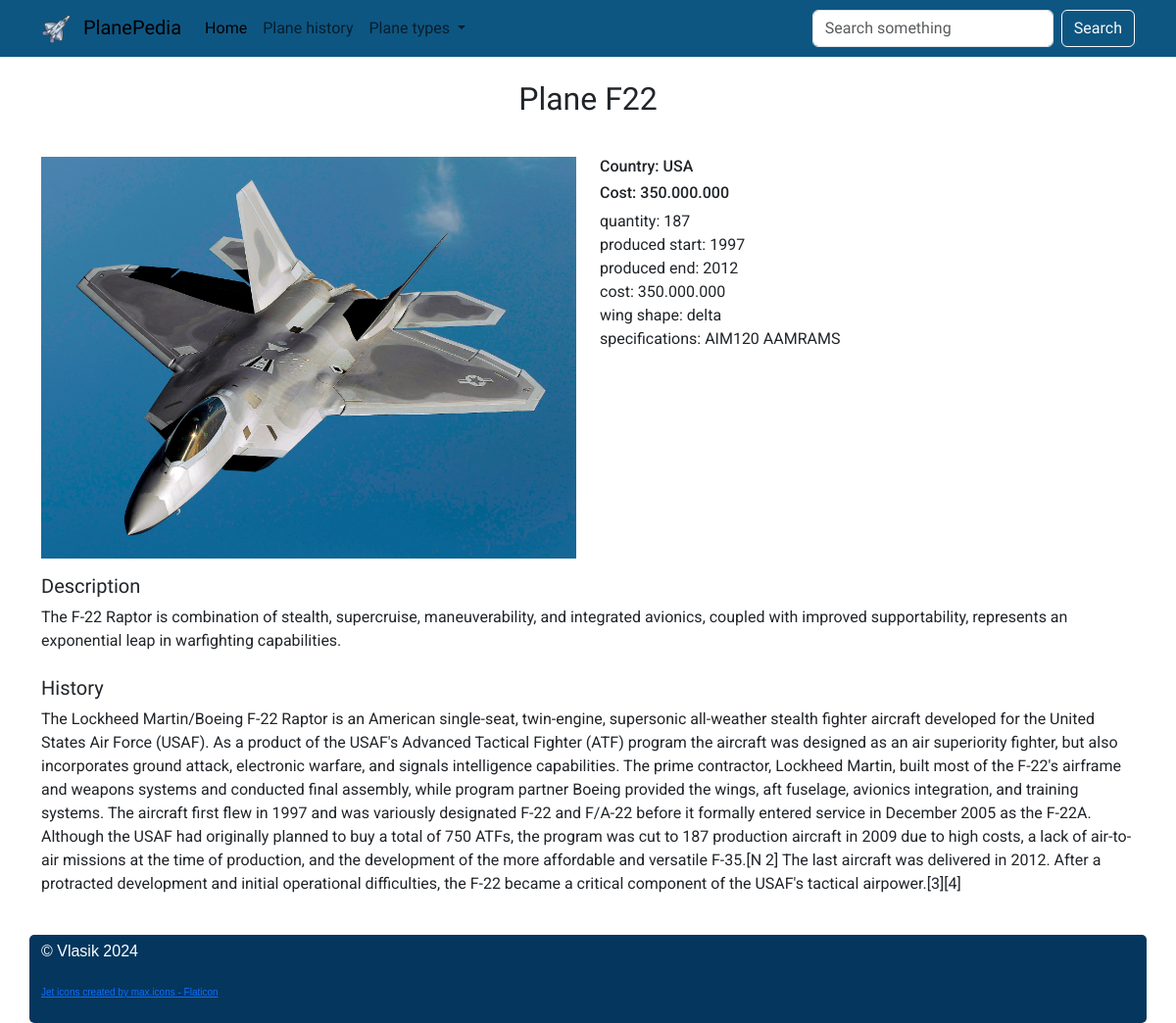
The app's page /plane/F22 with its own data.
### tables this page shows
CREATE TABLE "planes" (
	"id"	INTEGER,
	"name"	TEXT,
	"category_id"	INTEGER,
	"image"	TEXT,
	"country"	TEXT,
	"quantity"	INTEGER,
	"producedstart"	TEXT,
	"producedend"	TEXT,
	"cost"	INTEGER,
	"wing_shape"	TEXT,
	"specifications"	TEXT,
	"description"	TEXT,
	"history"	TEXT,
	"visibility"	TEXT DEFAULT 'visible',
	FOREIGN KEY("category_id") REFERENCES "categories"("id"),
	PRIMARY KEY("id" AUTOINCREMENT)
);

### app.py (the view)
@app.route("/plane/<name>")
def plane_page(name):
    title = "Plane " + name
    plane = db.get_plane(name)
    plane_types = db.get_all_categories()
    return render_template("plane.html",
                           title = title,
                           plane = plane,
                           plane_types=plane_types)

### db_scripts.py (called while the page is built)
    def open(self):
        self.conn = sqlite3.connect(self.name)
        self.conn.row_factory = sqlite3.Row
        self.cursor = self.conn.cursor()

    def close(self):
        self.cursor.close()
        self.conn.close()

    def get_plane(self, name):
        self.open()
        self.cursor.execute('''SELECT * FROM planes WHERE name=? ''', [name])
        data = self.cursor.fetchall()
        self.close()
        data = [dict(row) for row in data]
        return data[0]

    def get_all_categories(self):
        self.open()
        self.cursor.execute('''SELECT * FROM categories ''')
        data = self.cursor.fetchall()
        self.close()
        data = [dict(row) for row in data]
        return data

### templates/plane.html
{% extends 'base.html' %}
{% block content %}
<h2 class="text-center my-4"> {{ title }}</h2>
<div class="row">
    <div class="col-12 col-md-6 col-lg-6 py-3">
        <img src="{{ url_for('static', filename='img/' + plane['image']) }}" class="img-fluid" alt="...">
    </div>
    <div class="col-12 col-md-6 col-lg-6 py-3">
        <h6>Country: {{plane['country']}}</h6>
        <h6>Cost: {{plane['cost']}}</h6>
        <div>quantity:  {{plane['quantity']}}</div>
        <div>produced start:  {{plane['producedstart']}}</div>
        <div>produced end:  {{plane['producedend']}}</div>
        <div>cost:  {{plane['cost']}}</div>
        <div>wing shape:  {{plane['wing_shape']}}</div>
        <div>specifications:  {{plane['specifications']}}</div>
    </div>
</div>
<h5>Description</h5>
<p class="pb-2">
    {{plane['description'] | safe}}
</p>
<h5>History</h5>
<p class="pb-4">
    {{plane['history'] | safe}}
</p>
{% endblock content %}

### templates/base.html (shortened to what this page needs)
<!DOCTYPE html>
<html lang="en">
<head>
    <link href="https://cdn.jsdelivr.net/npm/bootstrap@5.3.2/dist/css/bootstrap.min.css" rel="stylesheet"
>
    <link rel="stylesheet" href="/static/style.css">
</head>
<body>
    {% include 'menu.html' %}
    <main class="container">
        {% block content %}
        {% endblock content %}
    </main>
    <footer class="container">
        <p>&copy; Vlasik 2024</p>
        <p><a class="attribution" href="https://www.flaticon.com/free-icons/jet" title="jet icons">Jet icons created by max.icons -
                Flaticon</a></p>
    </footer>
</body>
</html>

### templates/menu.html (shortened to what this page needs)
<header style="background: rgb(14, 86, 130)">
    <nav class="navbar navbar-expand-lg">
        <div class="container">
          <a class="navbar-brand" href="{{ url_for('main_page',) }}">
            <img src="/static/img/air-force.png" alt="" width="30" class="me-2">
            PlanePedia</a>
          <div class="collapse navbar-collapse" id="navbarSupportedContent">
            <ul class="navbar-nav me-auto mb-2 mb-lg-0">
              <li class="nav-item">
                <a class="nav-link active" aria-current="page" href="{{ url_for('main_page',) }}">Home</a>
              </li>
              <li class="nav-item">
                <a class="nav-link" href="{{ url_for('articles',) }}">Plane history</a>
              </li>
              <li class="nav-item dropdown">
                <a class="nav-link dropdown-toggle" href="#" role="button" data-bs-toggle="dropdown" aria-expanded="false">
                  Plane types
                </a>
              </li>
            </ul>
            <form action="{{ url_for('search',) }}" class="d-flex" role="search">
              <input required name="query" class="form-control me-2" type="search" placeholder="Search something" aria-label="Search">
              <button class="btn btn-outline-light" type="submit">Search</button>
            </form>
          </div>
        </div>
      </nav>
</header>

### static/style.css (style rules this page uses)
body { font-family: "Roboto", sans-serif; }
h1, h2, h3, h4, h5, header { font-family: "Oswald", sans-serif; }
footer { background: rgb(5, 54, 94); color:rgb(255, 255, 255); font-family: 'Lucida Sans', 'Lucida Sans Regular', 'Lucida Grande', 'Lucida Sans Unicode', Geneva, Verdana, sans-serif; border-radius: 5px; padding: 5px; }
.attribution { font-size: 10px; }

### records on screen
planes: image (picture), country "USA", cost "350.000.000", quantity "187", producedstart "1997", producedend "2012", wing_shape "delta", specifications "AIM120 AAMRAMS", description "The F-22 Raptor is combination of stealth, supercruise, maneuverability, and integrated avionics, coupled with improved supportability, represents an exponential leap in warfighting capabilities.", history "The Lockheed Martin/Boeing F-22 Raptor is an American single-seat, twin-engine, supersonic all-weather stealth fighter aircraft developed for the United States Air Force (USAF). As a product of the USAF's Advanced Tactical Fighter (ATF) program the aircraft was designed as an air superiority fighter, but also incorporates ground attack, electronic warfare, and signals intelligence capabilities. The prime contractor, Lockheed Martin, built most of the F-22's airframe and weapons systems and conducted final assembly, while program partner Boeing provided the wings, aft fuselage, avionics integration, and training systems. The aircraft first flew in 1997 and was variously designated F-22 and…"

### other values on screen
{{ title }} "Plane F22"
